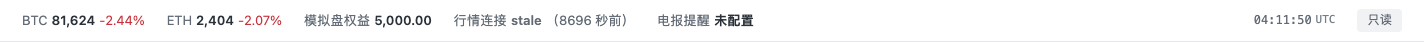
#> input picture evidence/SYSTEM-UI-02/view_01_top_status_bar.png, 1424 x 42 px; its folder holds only this picture in this run; the run also reads 1 picture not shown here
$ python '00_截图复算.py'
#> lines starting #> are read from the running program, lines starting #| are printed output that depends on the picture
#!/usr/bin/env python3
# -*- coding: utf-8 -*-
"""SYSTEM-UI02-REAUDIT-01｜阶段一 · 截图与操作覆盖独立复算

对应工单：
  第 2 条「独立复算新版16张截图及操作矩阵。哈希不同不能代替操作覆盖通过。」
  第 3 条「检查测试脚本是否实际点击原定页签、执行原定操作；逐项核查截图、DOM、
          同一次 API 响应及源数据。」

本脚本只做三件可机械复算的事：
  A. 对 evidence/SYSTEM-UI-02/ 下全部 PNG 重算 SHA-256，按哈希分组，找出重复。
  B. 对「应当不同」与「应当相同」的图组做像素差异量化，判断内容是否真的变了，
     而不是只看哈希是否不同（哈希不同 ≠ 操作覆盖通过，哈希相同 = 操作一定没生效）。
  C. 记录每张图的 mtime，用写入时序反推脚本里「注入 → 截图」之间有没有留出重渲染时间。

纪律：
  * 只读 evidence/SYSTEM-UI-02/，不修改对方任何文件。
  * 不做全盘扫描；只遍历该目录下的 *.png。
  * 像素差异是**必要非充分**判据：差异大 ⇒ 画面确实变了；差异≈0 ⇒ 一定没变。
"""
from __future__ import annotations

import hashlib
import json
import os
import pathlib
import sys
from datetime import datetime

from PIL import Image, ImageChops

TARGET = pathlib.Path("/Users/boos/Desktop/威科夫因子共振趋势/evidence/SYSTEM-UI-02")
OUT = pathlib.Path(__file__).resolve().parent.parent / "out"

# 需要量化的图组：
#   ("组名", [文件...], "期望", "说明")
GROUPS = [
    ("数据中心三页签", ["view_08_datacenter_overview.png", "view_09_datacenter_matrix.png",
                        "view_10_datacenter_gaps.png"], "应显著不同",
     "报告称真实点击了 3 个不同页签"),
    ("策略管理四页签", ["view_11_strategy_list.png", "view_12_strategy_rules.png",
                        "view_13_strategy_deps.png", "view_14_strategy_versions.png"], "应显著不同",
     "报告称真实点击了 4 个不同页签"),
    ("交易工作台同面板三视图", ["view_05_position_panel_and_daemon.png", "view_06_stop_trail.png",
                                "view_07_gate_and_pending.png"], "应显著不同",
     "三者都用 .workbench-position-panel 定位，只能靠面板内变化区分"),
    ("信号三态", ["state_signal_normal.png", "state_signal_empty.png",
                  "state_signal_failed.png"], "应三态互不相同",
     "正常/空态/500 失败三种互斥呈现"),
    ("持仓三态", ["state_position_normal.png", "state_position_empty.png",
                  "state_position_failed.png"], "应三态互不相同",
     "正常/空态/500 失败三种互斥呈现"),
    ("止损轨迹三态", ["state_stop_trail_normal.png", "state_stop_trail_failed.png",
                      "view_06_stop_trail.png"], "应三态互不相同",
     "报告 CSV 06 把 view_06 当作止损空态，另两张当作有数据与失败态"),
]

# 交叉重叠：报告声称不同用途但可能同一张图
CROSS = [
    ("state_signal_normal.png", "view_02_signal_list_panel.png", "信号正常态应等于 View02"),
    ("state_position_normal.png", "view_05_position_panel_and_daemon.png", "持仓正常态应等于 View05"),
    ("state_stop_trail_normal.png", "view_06_stop_trail.png", "止损正常态 vs View06（报告称 View06 为空态）"),
]

# 截图顶部的比对高度（页签内容差异集中在这里；整图过高的图裁掉下半截避免误判）
CROP_H = 900
COMPARE_W = 600


def sha256(p: pathlib.Path) -> str:
    h = hashlib.sha256()
    with open(p, "rb") as fh:
        for chunk in iter(lambda: fh.read(1 << 20), b""):
            h.update(chunk)
    return h.hexdigest()


def fingerprint(p: pathlib.Path) -> Image.Image:
    im = Image.open(p).convert("L")
    w, h = im.size
    im = im.crop((0, 0, w, min(CROP_H, h)))
    ratio = COMPARE_W / float(w)
    im = im.resize((COMPARE_W, max(1, int(im.size[1] * ratio))), Image.BILINEAR)
    return im


def pixel_diff(a: pathlib.Path, b: pathlib.Path) -> dict:
    """返回差异像素占比（阈值 16/255）。尺寸不同先各自归一化。"""
    ia, ib = fingerprint(a), fingerprint(b)
    # 高度可能因原图比例不同而不同，裁到公共高度
    hh = min(ia.size[1], ib.size[1])
    ia = ia.crop((0, 0, COMPARE_W, hh))
    ib = ib.crop((0, 0, COMPARE_W, hh))
    diff = ImageChops.difference(ia, ib)
    hist = diff.histogram()
    total = COMPARE_W * hh
    changed = sum(hist[16:])          # 差值 >= 16 视为真实像素变化
    return {
        "差异像素占比": round(changed / float(total), 6),
        "比对区域": f"{COMPARE_W}x{hh}",
        "原图尺寸": [list(Image.open(a).size), list(Image.open(b).size)],
    }


def main() -> int:
    if not TARGET.is_dir():
        print(f"[FATAL] 目标目录不存在: {TARGET}")
        return 2

    pngs = sorted(p for p in TARGET.glob("*.png"))
    report: dict = {
        "生成时刻": datetime.now().strftime("%Y-%m-%d %H:%M:%S"),
        "用途": "阶段一｜截图哈希复算 + 像素差异量化 + 写入时序",
        "审核对象": str(TARGET),
        "图片总数": len(pngs),
        "逐图": {},
        "哈希分组": {},
        "重复组": [],
        "组内差异": {},
        "交叉重叠": [],
        "时序": {},
    }

    # ---- A. 哈希 ----
    groups: dict = {}
    for p in pngs:
        h = sha256(p)
        st = os.stat(p)
        report["逐图"][p.name] = {
            "sha256": h,
            "bytes": st.st_size,
            "mtime": datetime.fromtimestamp(st.st_mtime).strftime("%Y-%m-%d %H:%M:%S"),
            "尺寸": list(Image.open(p).size),
        }
        groups.setdefault(h, []).append(p.name)

    report["哈希分组"] = {h: names for h, names in groups.items()}
    for h, names in groups.items():
        if len(names) > 1:
            report["重复组"].append({"sha256": h, "文件": names, "数量": len(names)})

    # ---- B. 组内像素差异 ----
    for name, files, expect, note in GROUPS:
        exist = [TARGET / f for f in files if (TARGET / f).exists()]
        pairs = []
        for i in range(len(exist) - 1):
            for j in range(i + 1, len(exist)):
                d = pixel_diff(exist[i], exist[j])
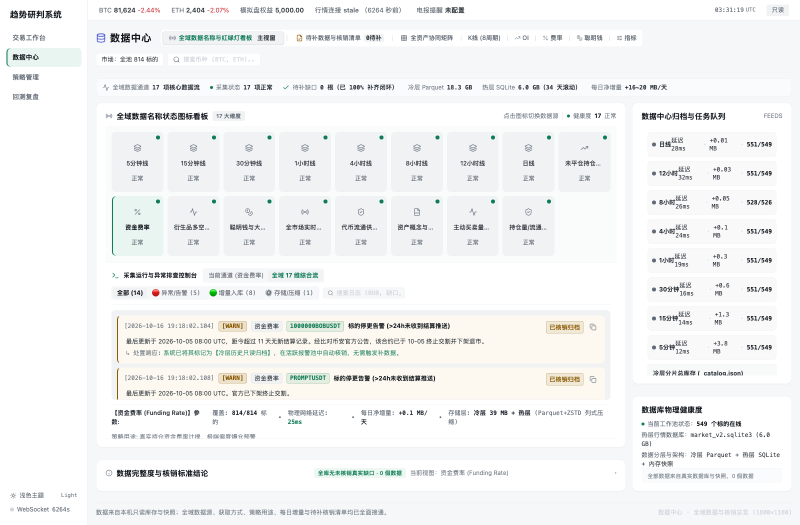
#> input picture evidence/SYSTEM-UI-01/view_08_datacenter_overview.png, 1600 x 1050 px, found by its file name (shown at 1/2 size)
#> in fingerprint, `im = im.crop((0, 0, w, min(CROP_H, h)))`:
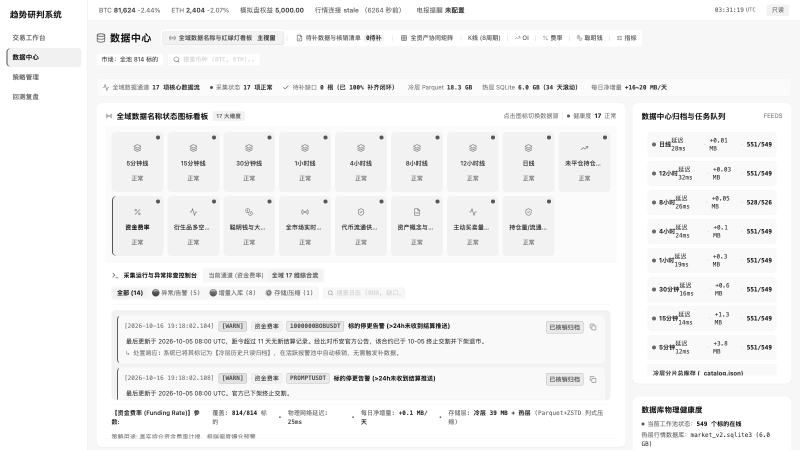
#> im: PIL image 1600x900 L (shown at 1/2 size); min 20, max 255, mean 243.2
#> in fingerprint, `im = im.resize((COMPARE_W, max(1, int(im.size[1] * ratio))), Image.BIL..`:
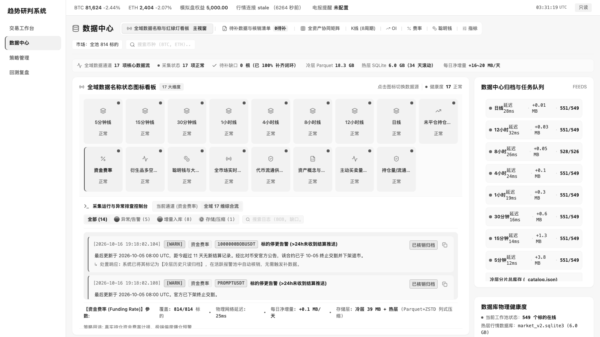
#> im: PIL image 600x337 L; min 33, max 255, mean 243.2
#> in pixel_diff, `diff = ImageChops.difference(ia, ib)`: diff: PIL image 600x337 L; every value is 0
#> in pixel_diff, `hist = diff.histogram()`: hist = 256 values, max 202200 at index 0, min 0 at index 1, mean 789.8
#> in pixel_diff, `changed = sum(hist[16:])`: changed = 0
#> d = {'差异像素占比': 0, '比对区域': '600x337', '原图尺寸': [[1600, 1050], [1600, 1050]]}
                d["对"] = [exist[i].name, exist[j].name]
                d["同哈希"] = sha256(exist[i]) == sha256(exist[j])
                pairs.append(d)
        report["组内差异"][name] = {
            "期望": expect, "说明": note, "文件数": len(exist), "两两差异": pairs,
            "最小差异占比": min([p["差异像素占比"] for p in pairs]) if pairs else None,
        }

    # ---- B2. 交叉重叠 ----
    for a, b, note in CROSS:
        pa, pb = TARGET / a, TARGET / b
        if pa.exists() and pb.exists():
            report["交叉重叠"].append({
                "说明": note, "文件": [a, b],
                "同哈希": sha256(pa) == sha256(pb),
                "差异像素占比": pixel_diff(pa, pb)["差异像素占比"],
            })

    # ---- C. 时序 ----
    seq = sorted(
        ((v["mtime"], k) for k, v in report["逐图"].items())
    )
    report["时序"] = {
        "最早": seq[0] if seq else None,
        "最晚": seq[-1] if seq else None,
        "按秒聚簇": {},
    }
    for mt, name in seq:
        report["时序"]["按秒聚簇"].setdefault(mt, []).append(name)

    OUT.mkdir(parents=True, exist_ok=True)
    dst = OUT / "00_截图复算.json"
    dst.write_text(json.dumps(report, ensure_ascii=False, indent=2), encoding="utf-8")

    # ---- 控制台摘要 ----
    print("=" * 78)
    print("A. 哈希复算")
    print("=" * 78)
    print(f"图片总数 {report['图片总数']} ／ 唯一哈希 {len(groups)} ／ 重复组 {len(report['重复组'])}")
    for g in report["重复组"]:
        print(f"  x{g['数量']}  {g['sha256'][:16]}  {' | '.join(g['文件'])}")

    print()
    print("=" * 78)
    print("B. 组内像素差异（差异≈0 说明画面根本没变）")
    print("=" * 78)
    for name, r in report["组内差异"].items():
        print(f"[{name}] {r['文件数']} 图 / {len(r['两两差异'])} 对 / 最小差异 {r['最小差异占比']}")
        for p in r["两两差异"]:
            flag = "同哈希" if p["同哈希"] else "  "
            print(f"   {p['差异像素占比']:.6f}  {flag}  {p['对'][0]}  vs  {p['对'][1]}")

    print()
    print("=" * 78)
    print("C. 交叉重叠")
    print("=" * 78)
    for c in report["交叉重叠"]:
        print(f"   同哈希={c['同哈希']}  差异={c['差异像素占比']:.6f}  {c['说明']}")

    print()
    print("=" * 78)
    print("D. 写入时序（同秒成簇 ⇒ 中间没有等待重渲染）")
    print("=" * 78)
    for mt, names in report["时序"]["按秒聚簇"].items():
        print(f"   {mt}  ({len(names)} 张)  {' | '.join(names)}")

    print(f"\n已落盘: {dst}")
    return 0


if __name__ == "__main__":
    sys.exit(main())
#> (the program exits here)
